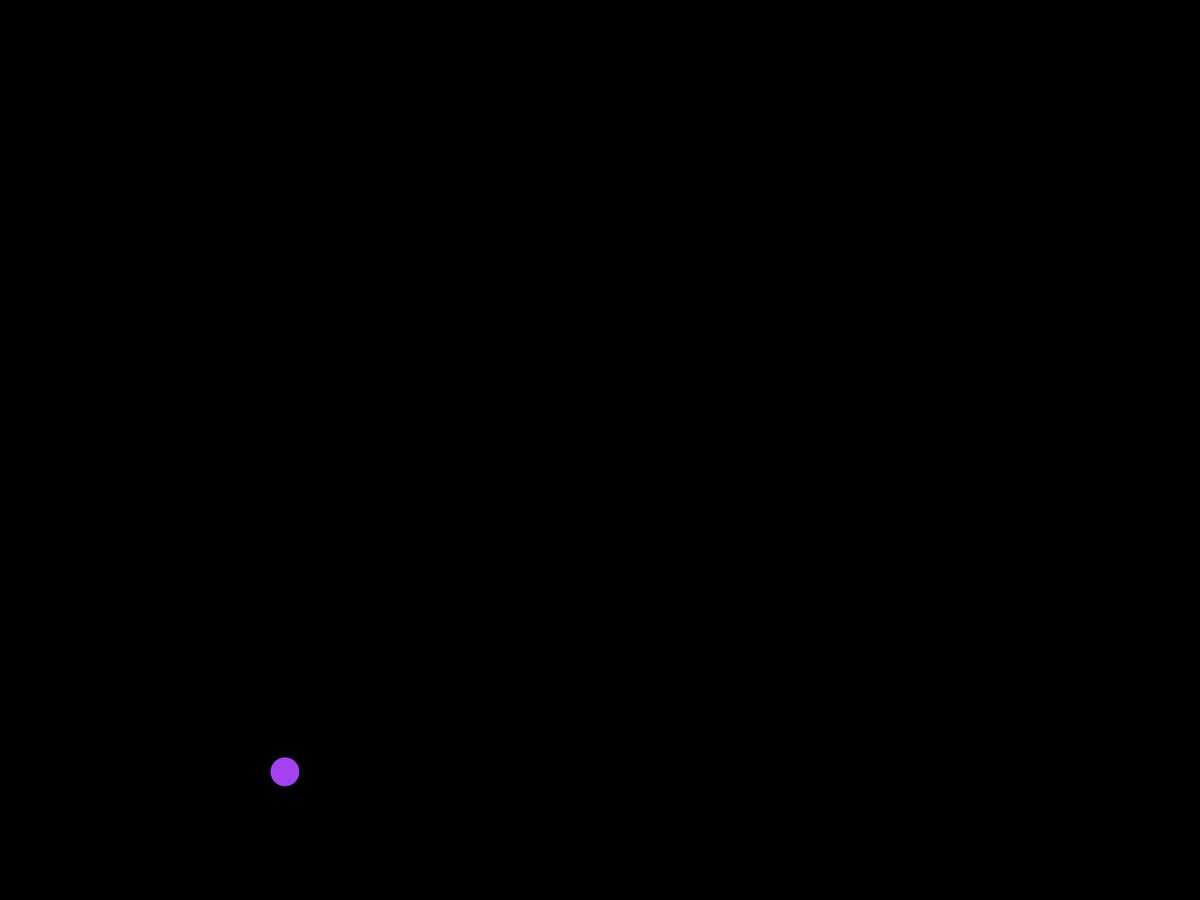
Frame 1 (no input)
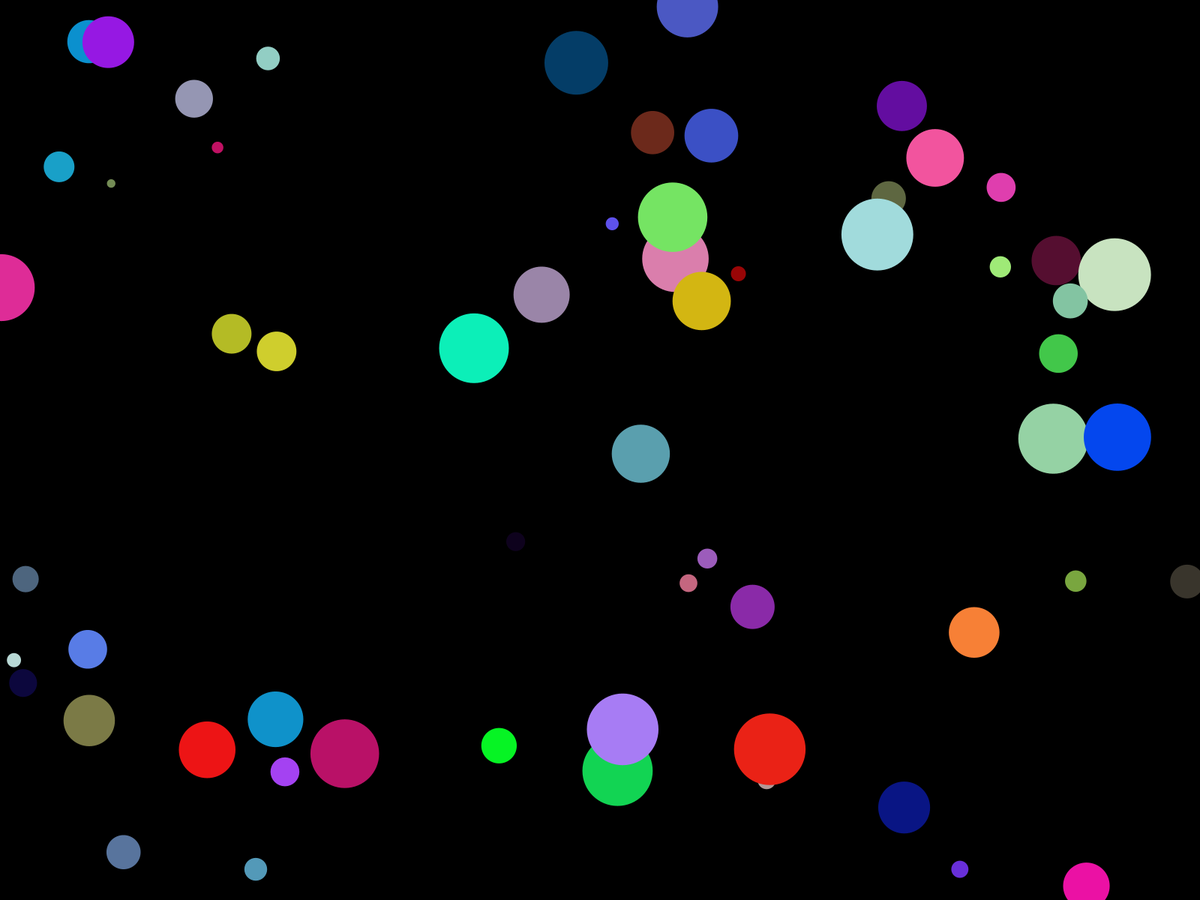
Frame 60 (the mouse pressed at the canvas centre just before this capture)
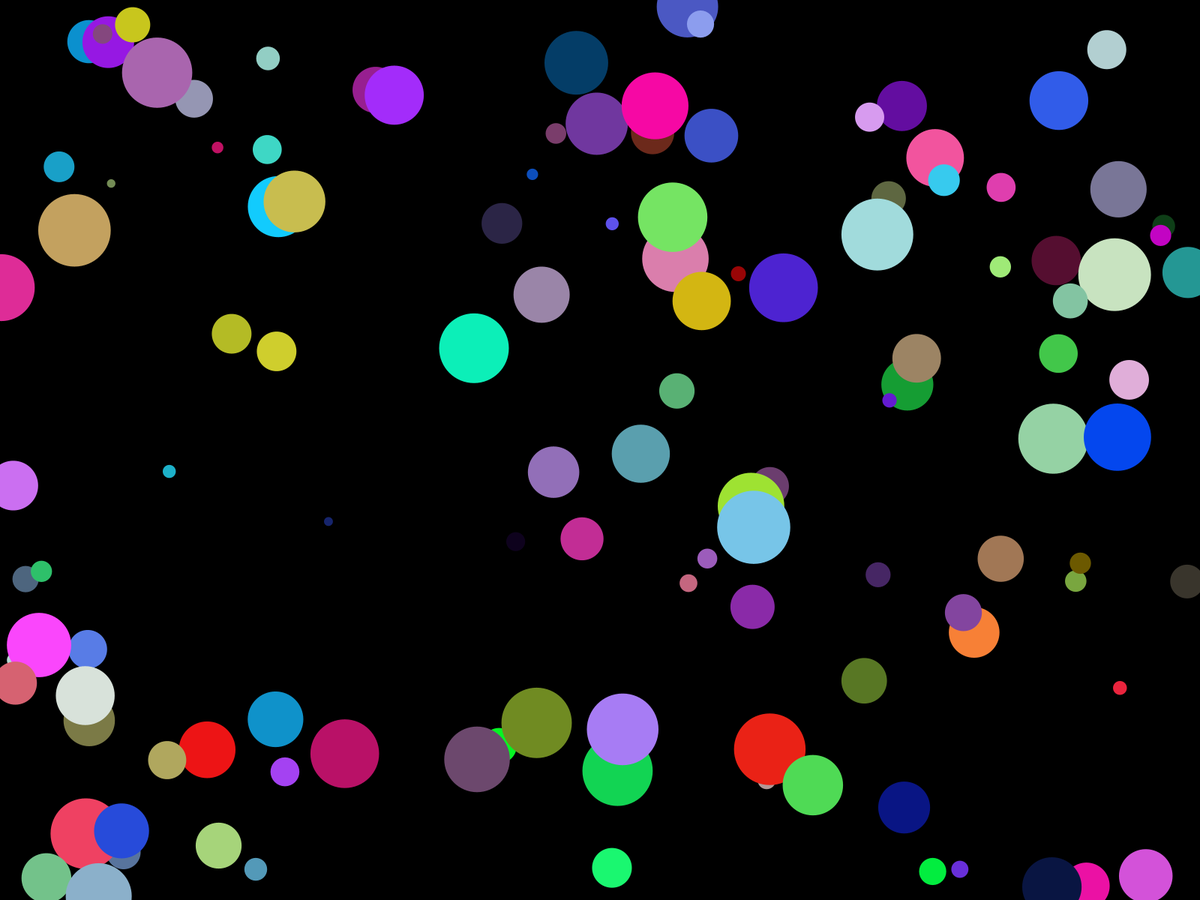
Frame 120 (the mouse held since frame 60 and released just before this capture)

The Processing sketch that drew these frames (run headless with seeded random() and noise(); from frame 60 on, the mouse is pressed at the canvas centre):

// Processing sketch: random_circles
// ── random_circles.pde
void setup() {
  fullScreen();
  background(0);
  noStroke();
}

void draw(){
  //create random values for r,g,b vars
  float r = random(255);
  float g = random(255);
  float b = random(255);
  
  //use those vsriables to set the fill color
  fill(r,g,b);
  
  //random location
  float x = random(width);
  float y = random(height);
  
  //random diameter
  float d=random(10,100);
  ellipse(x,y,d,d);
}
